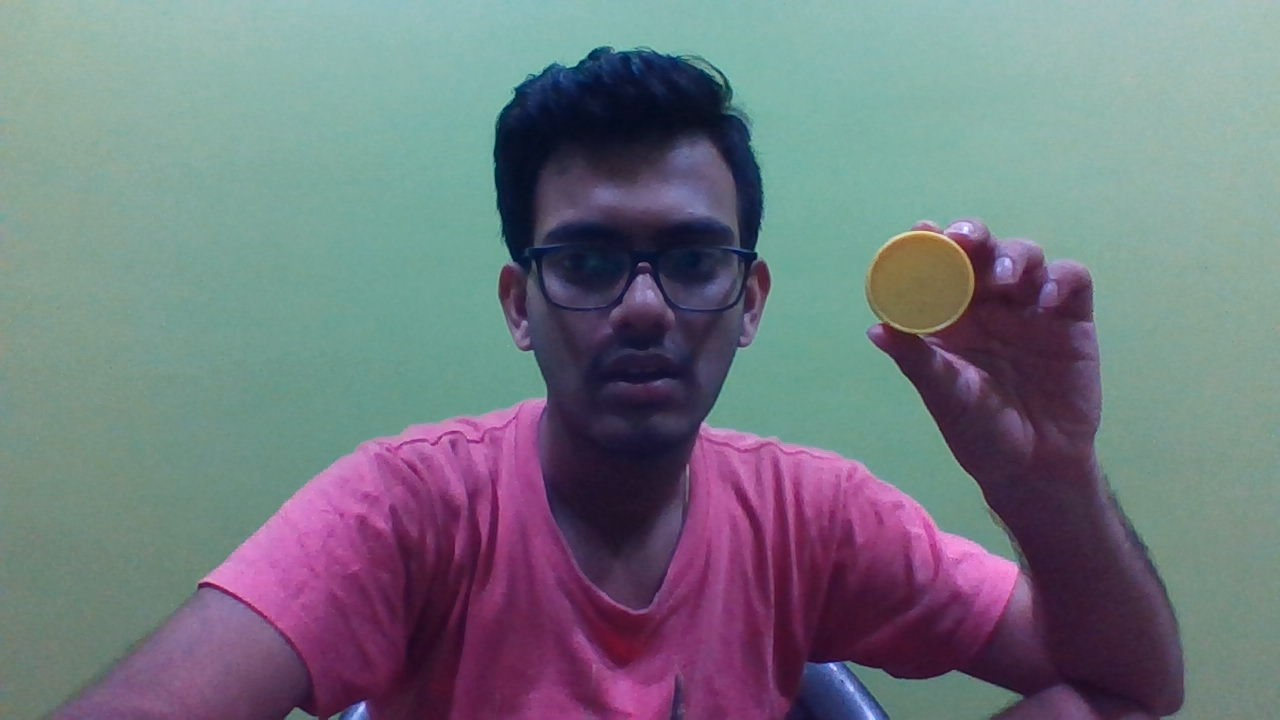
#> input picture test.jpg, 1280 x 720 px, given in place of the camera
$ python 'Mouse Movement.py'
#> lines starting #> are read from the running program, lines starting #| are printed output that depends on the picture; after the words box and inside, x2 and y2 are one past the last pixel; in counts of white or black regions, pixels touching at a corner belong together
import cv2
import time
import pyautogui as ptg
import numpy as np


def empty(a):
    pass

web = cv2.VideoCapture(0)
#web.set(3,1920)
#web.set(4,1080)


cv2.namedWindow("Colour")
cv2.resizeWindow("Colour", 690, 290)
cv2.createTrackbar("Hue_Min", "Colour", 0, 179, empty)
cv2.createTrackbar("Hue_Max", "Colour", 179, 179, empty)
cv2.createTrackbar("Sat_Min", "Colour",0, 255, empty)
cv2.createTrackbar("Sat_Max", "Colour", 12, 255, empty)
cv2.createTrackbar("Val_Min", "Colour", 255, 255, empty)
cv2.createTrackbar("Val_Max", "Colour", 255, 255, empty)

while True:
    success, imgg = web.read()
#> imgg is the input picture: shape (720, 1280, 3); mean B, G, R 126.9, 118.6, 113.6
    img = cv2.flip(imgg, 1)
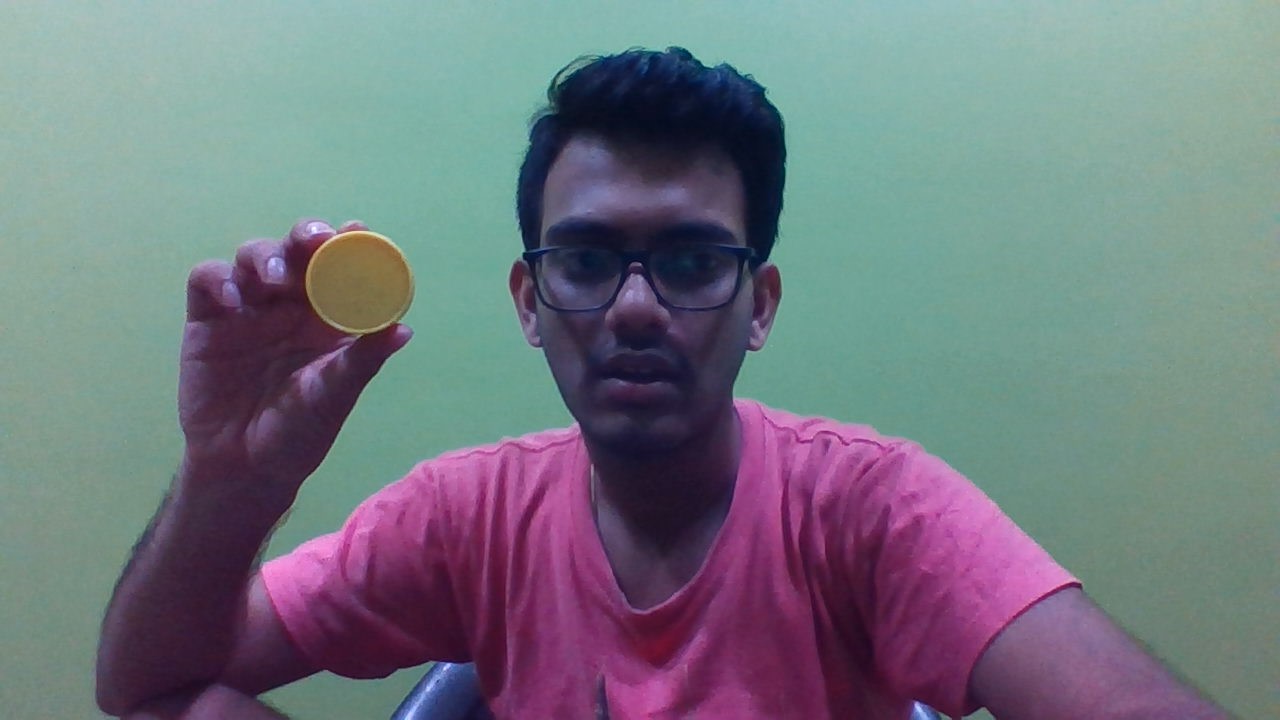
#> img: shape (720, 1280, 3); mean B, G, R 126.9, 118.6, 113.6

    img1=cv2.resize(img, (1920, 1080))
    img_b=cv2.GaussianBlur(img1, (5, 5), 0)
    img2 = cv2.cvtColor(img1, cv2.COLOR_BGR2HSV)
#> img2: shape (1080, 1920, 3); mean H, S, V 106, 86.2, 138.3
    h_min = cv2.getTrackbarPos("Hue_Min", "Colour")
    h_max = cv2.getTrackbarPos("Hue_Max", "Colour")
    s_min = cv2.getTrackbarPos("Sat_Min", "Colour")
    s_max = cv2.getTrackbarPos("Sat_Max", "Colour")
    v_min = cv2.getTrackbarPos("Val_Min", "Colour")
    v_max = cv2.getTrackbarPos("Val_Max", "Colour")

    lower=np.array([h_min, s_min, v_min])
    upper=np.array([h_max, s_max, v_max])
    mask = cv2.inRange(img2, lower, upper)
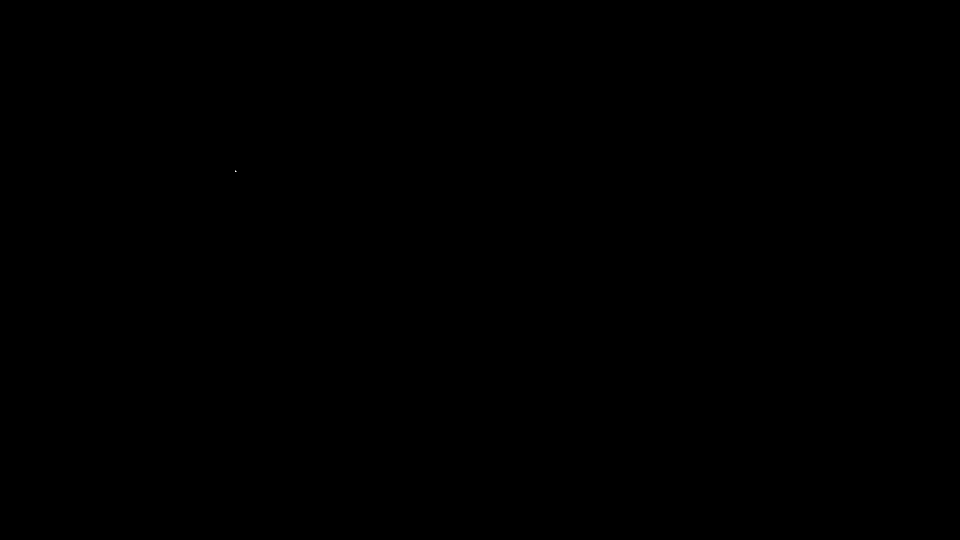
#> mask: shape (1080, 1920) (shown at 1/2 size); 0% white in thin lines or dots, all inside (x1, y1, x2, y2) = (470, 341, 473, 343)
    img_res = cv2.bitwise_and(img1,img1, mask=mask)
    contours, _ = cv2.findContours(mask,cv2.RETR_TREE, cv2.CHAIN_APPROX_NONE)
#> contours = [[[471, 341], [470, 342], [471, 342], [472, 342]]]

    for cnt in contours:
        area=cv2.contourArea(cnt)
        if area>5000:
            print (cnt, type(cnt))


            goTo = cnt[0][0]
            x_val = goTo.item(0)
            y_val = goTo.item(1)
            """Line to uncomment"""
#> this loop made 1 pass
#> (cnt, area) on pass 1: ([[471, 341], [470, 342], [471, 342], [472, 342]], 1)
            # ptg.moveTo(x_val, y_val)  """Moves mouse to a position"""
            # ptg.click() """Clicks the mouse"""


    cv2.imshow("original", img)
    cv2.imshow("result", img_res)
    cv2.imshow("mask", mask)


    if cv2.waitKey(1) & 0xFF == ord("q"):
#> (key q is pressed here)
        exit()
#> (the program exits here)
